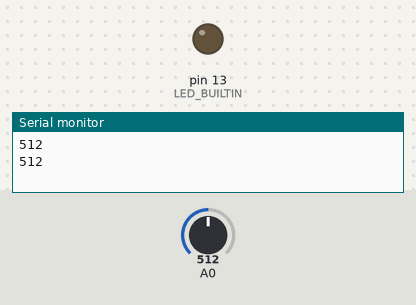
The sketch below on a simulated Arduino Uno, built with avr-gcc and run on an emulated ATmega328P. On the bench: output pins drawn as LEDs (lit = HIGH), the last lines printed to the serial monitor. Inputs (shaded band) come from the test bench; at power-on: A0 = 512.

Above: at 2.8 s.
2.9 s: A0 set to 317
5.6 s: A0 set to 290
At 7.0 s:
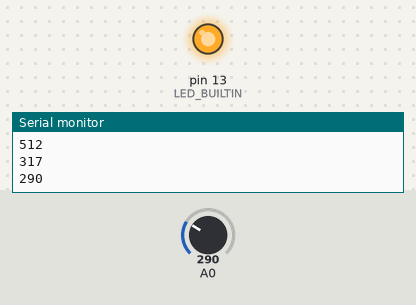
8.3 s: A0 set to 306
At 11.2 s:
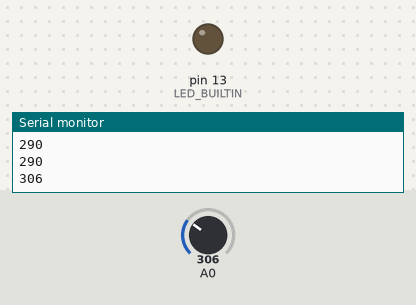
11.5 s: A0 set to 122
At 12.8 s:
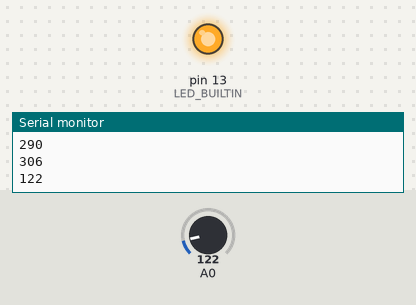
Timing chart, 0 to 14.5 s (numbered marks = the images above; inputs shaded):
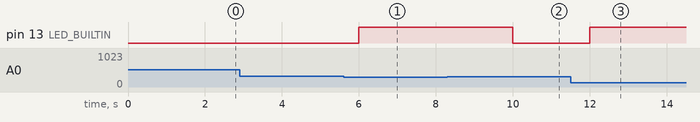

The sketch:

Smart_Plant.ino
```cpp
void setup() {
  Serial.begin(9600); // open serial port, set the baud rate as 9600 bps
  pinMode (LED_BUILTIN, OUTPUT);
}
void loop() {
  int val;
  val = analogRead(0); //connect sensor to Analog 0
  Serial.println(val); //print the value to serial port
  if (val<300)
  {
    digitalWrite(LED_BUILTIN, HIGH);

  }
  else
  {
    digitalWrite(LED_BUILTIN,LOW);
  }
  delay (2000);
}
```

Measured:
- the behaviour switches between 300 and 299 on A0 (found by bisection; images 0 and 1)
- after the input at 5.6 s, pin 13 (LED_BUILTIN): LOW → HIGH after 0.40 s
- after the input at 8.3 s, pin 13 (LED_BUILTIN): HIGH → LOW after 1.7 s
- after the input at 11.5 s, pin 13 (LED_BUILTIN): LOW → HIGH after 0.50 s
